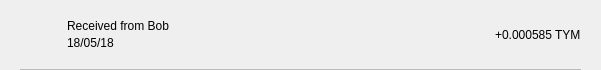
<?xml version="1.0" encoding="UTF-8"?>
<ui version="4.0">
 <class>TxRow</class>
 <widget class="QWidget" name="TxRow">
  <property name="geometry">
   <rect>
    <x>0</x>
    <y>0</y>
    <width>601</width>
    <height>70</height>
   </rect>
  </property>
  <property name="minimumSize">
   <size>
    <width>0</width>
    <height>40</height>
   </size>
  </property>
  <property name="windowTitle">
   <string>Form</string>
  </property>
  <layout class="QVBoxLayout" name="verticalLayout_3">
   <property name="spacing">
    <number>0</number>
   </property>
   <property name="leftMargin">
    <number>0</number>
   </property>
   <property name="topMargin">
    <number>0</number>
   </property>
   <property name="rightMargin">
    <number>0</number>
   </property>
   <property name="bottomMargin">
    <number>0</number>
   </property>
   <item>
    <widget class="QWidget" name="rowContainer" native="true">
     <layout class="QVBoxLayout" name="verticalLayout_2">
      <property name="spacing">
       <number>9</number>
      </property>
      <property name="leftMargin">
       <number>20</number>
      </property>
      <property name="topMargin">
       <number>9</number>
      </property>
      <property name="rightMargin">
       <number>20</number>
      </property>
      <property name="bottomMargin">
       <number>0</number>
      </property>
      <item>
       <widget class="QFrame" name="frame">
        <property name="styleSheet">
         <string notr="true">border:none;</string>
        </property>
        <property name="frameShape">
         <enum>QFrame::StyledPanel</enum>
        </property>
        <property name="frameShadow">
         <enum>QFrame::Raised</enum>
        </property>
        <layout class="QHBoxLayout" name="horizontalLayout" stretch="0,2,0">
         <property name="leftMargin">
          <number>0</number>
         </property>
         <property name="topMargin">
          <number>0</number>
         </property>
         <property name="rightMargin">
          <number>0</number>
         </property>
         <property name="bottomMargin">
          <number>0</number>
         </property>
         <item>
          <widget class="QPushButton" name="icon">
           <property name="focusPolicy">
            <enum>Qt::NoFocus</enum>
           </property>
           <property name="styleSheet">
            <string notr="true">border:none;</string>
           </property>
           <property name="text">
            <string/>
           </property>
           <property name="iconSize">
            <size>
             <width>28</width>
             <height>28</height>
            </size>
           </property>
          </widget>
         </item>
         <item>
          <layout class="QVBoxLayout" name="verticalLayout">
           <property name="spacing">
            <number>3</number>
           </property>
           <property name="leftMargin">
            <number>9</number>
           </property>
           <item>
            <widget class="QLabel" name="lblAddress">
             <property name="styleSheet">
              <string notr="true"/>
             </property>
             <property name="text">
              <string>Received from Bob</string>
             </property>
             <property name="alignment">
              <set>Qt::AlignBottom|Qt::AlignLeading|Qt::AlignLeft</set>
             </property>
            </widget>
           </item>
           <item>
            <widget class="QLabel" name="lblDate">
             <property name="styleSheet">
              <string notr="true"/>
             </property>
             <property name="text">
              <string>18/05/18</string>
             </property>
             <property name="alignment">
              <set>Qt::AlignLeading|Qt::AlignLeft|Qt::AlignTop</set>
             </property>
            </widget>
           </item>
          </layout>
         </item>
         <item>
          <widget class="QLabel" name="lblAmount">
           <property name="styleSheet">
            <string notr="true"/>
           </property>
           <property name="text">
            <string>+0.000585 TYM</string>
           </property>
          </widget>
         </item>
        </layout>
       </widget>
      </item>
      <item>
       <widget class="QLabel" name="lblDivisory">
        <property name="minimumSize">
         <size>
          <width>0</width>
          <height>1</height>
         </size>
        </property>
        <property name="maximumSize">
         <size>
          <width>16777215</width>
          <height>1</height>
         </size>
        </property>
        <property name="styleSheet">
         <string notr="true">background-color:#bababa;</string>
        </property>
        <property name="text">
         <string/>
        </property>
        <property name="alignment">
         <set>Qt::AlignBottom|Qt::AlignLeading|Qt::AlignLeft</set>
        </property>
       </widget>
      </item>
     </layout>
    </widget>
   </item>
  </layout>
 </widget>
 <resources/>
 <connections/>
</ui>
